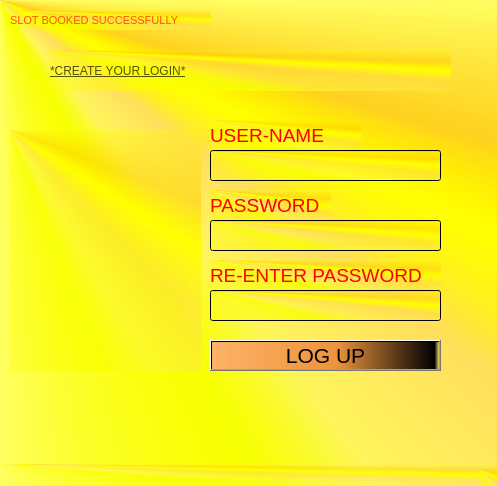
<?xml version="1.0" encoding="UTF-8"?>
<ui version="4.0">
 <class>MainWindow</class>
 <widget class="QMainWindow" name="MainWindow">
  <property name="geometry">
   <rect>
    <x>0</x>
    <y>0</y>
    <width>497</width>
    <height>486</height>
   </rect>
  </property>
  <property name="windowTitle">
   <string>MainWindow</string>
  </property>
  <property name="styleSheet">
   <string notr="true">background-color: qconicalgradient(cx:0, cy:0, angle:135, stop:0 rgba(255, 255, 0, 69), stop:0.375 rgba(255, 255, 0, 69), stop:0.423533 rgba(251, 255, 0, 145), stop:0.45 rgba(247, 255, 0, 208), stop:0.477581 rgba(255, 244, 71, 130), stop:0.518717 rgba(255, 218, 71, 130), stop:0.55 rgba(255, 255, 0, 255), stop:0.57754 rgba(255, 203, 0, 130), stop:0.625 rgba(255, 255, 0, 69), stop:1 rgba(255, 255, 0, 69));</string>
  </property>
  <widget class="QWidget" name="centralwidget">
   <widget class="QLabel" name="MainLabel">
    <property name="geometry">
     <rect>
      <x>10</x>
      <y>10</y>
      <width>201</width>
      <height>20</height>
     </rect>
    </property>
    <property name="font">
     <font>
      <family>MS Shell Dlg 2</family>
      <pointsize>8</pointsize>
      <weight>9</weight>
      <italic>false</italic>
      <bold>false</bold>
     </font>
    </property>
    <property name="styleSheet">
     <string notr="true">font: 75 8pt &quot;MS Shell Dlg 2&quot;;
color: rgb(255, 85, 0);</string>
    </property>
    <property name="text">
     <string>SLOT BOOKED SUCCESSFULLY</string>
    </property>
   </widget>
   <widget class="QLabel" name="UserLabel">
    <property name="geometry">
     <rect>
      <x>210</x>
      <y>120</y>
      <width>151</width>
      <height>31</height>
     </rect>
    </property>
    <property name="font">
     <font>
      <family>MS Shell Dlg 2</family>
      <pointsize>14</pointsize>
      <weight>50</weight>
      <italic>false</italic>
      <bold>false</bold>
     </font>
    </property>
    <property name="styleSheet">
     <string notr="true">
font: 14pt &quot;MS Shell Dlg 2&quot;;
color: rgb(255, 0, 0);</string>
    </property>
    <property name="text">
     <string>USER-NAME</string>
    </property>
   </widget>
   <widget class="QLineEdit" name="UserEdit">
    <property name="geometry">
     <rect>
      <x>210</x>
      <y>150</y>
      <width>231</width>
      <height>31</height>
     </rect>
    </property>
   </widget>
   <widget class="QLabel" name="PassLabel">
    <property name="geometry">
     <rect>
      <x>210</x>
      <y>190</y>
      <width>121</width>
      <height>31</height>
     </rect>
    </property>
    <property name="font">
     <font>
      <family>MS Shell Dlg 2</family>
      <pointsize>14</pointsize>
      <weight>50</weight>
      <italic>false</italic>
      <bold>false</bold>
     </font>
    </property>
    <property name="styleSheet">
     <string notr="true">color: rgb(255, 0, 0);
font: 14pt &quot;MS Shell Dlg 2&quot;;</string>
    </property>
    <property name="text">
     <string>PASSWORD</string>
    </property>
   </widget>
   <widget class="QPushButton" name="LogUpButton">
    <property name="geometry">
     <rect>
      <x>210</x>
      <y>340</y>
      <width>231</width>
      <height>31</height>
     </rect>
    </property>
    <property name="font">
     <font>
      <family>MS Shell Dlg 2</family>
      <pointsize>16</pointsize>
      <weight>9</weight>
      <italic>false</italic>
      <bold>false</bold>
     </font>
    </property>
    <property name="styleSheet">
     <string notr="true">font: 75 16pt &quot;MS Shell Dlg 2&quot;;
background-color: qlineargradient(spread:pad, x1:0, y1:0, x2:1, y2:0, stop:0 rgba(255, 178, 102, 255), stop:0.55 rgba(235, 148, 61, 255), stop:0.98 rgba(0, 0, 0, 255), stop:1 rgba(0, 0, 0, 0));</string>
    </property>
    <property name="text">
     <string>LOG UP</string>
    </property>
   </widget>
   <widget class="QLabel" name="label">
    <property name="geometry">
     <rect>
      <x>50</x>
      <y>50</y>
      <width>401</width>
      <height>41</height>
     </rect>
    </property>
    <property name="styleSheet">
     <string notr="true">font: 75 22pt &quot;MS Shell Dlg 2&quot;;

text-decoration: underline;
color: rgb(85, 85, 0);</string>
    </property>
    <property name="text">
     <string>*CREATE YOUR LOGIN*</string>
    </property>
   </widget>
   <widget class="QLineEdit" name="PassEdit">
    <property name="geometry">
     <rect>
      <x>210</x>
      <y>220</y>
      <width>231</width>
      <height>31</height>
     </rect>
    </property>
   </widget>
   <widget class="QLabel" name="PassLabel_2">
    <property name="geometry">
     <rect>
      <x>210</x>
      <y>260</y>
      <width>231</width>
      <height>31</height>
     </rect>
    </property>
    <property name="font">
     <font>
      <family>MS Shell Dlg 2</family>
      <pointsize>14</pointsize>
      <weight>50</weight>
      <italic>false</italic>
      <bold>false</bold>
     </font>
    </property>
    <property name="styleSheet">
     <string notr="true">color: rgb(255, 0, 0);
font: 14pt &quot;MS Shell Dlg 2&quot;;</string>
    </property>
    <property name="text">
     <string>RE-ENTER PASSWORD</string>
    </property>
   </widget>
   <widget class="QLineEdit" name="RePassEdit">
    <property name="geometry">
     <rect>
      <x>210</x>
      <y>290</y>
      <width>231</width>
      <height>31</height>
     </rect>
    </property>
   </widget>
   <widget class="QLabel" name="label_2">
    <property name="geometry">
     <rect>
      <x>10</x>
      <y>130</y>
      <width>191</width>
      <height>241</height>
     </rect>
    </property>
    <property name="text">
     <string/>
    </property>
    <property name="pixmap">
     <pixmap>../../../Downloads/park.jpg</pixmap>
    </property>
   </widget>
  </widget>
  <widget class="QMenuBar" name="menubar">
   <property name="geometry">
    <rect>
     <x>0</x>
     <y>0</y>
     <width>497</width>
     <height>26</height>
    </rect>
   </property>
  </widget>
  <widget class="QStatusBar" name="statusbar"/>
 </widget>
 <resources/>
 <connections/>
</ui>
